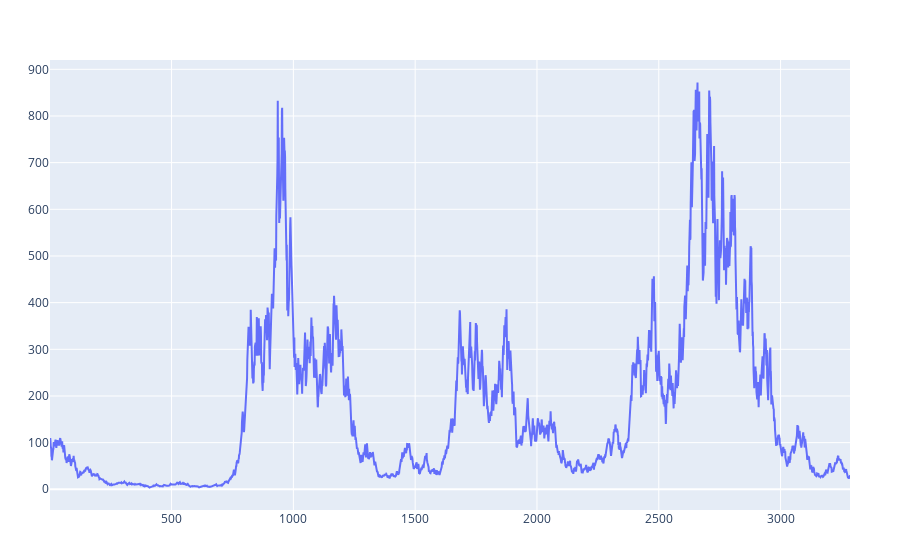
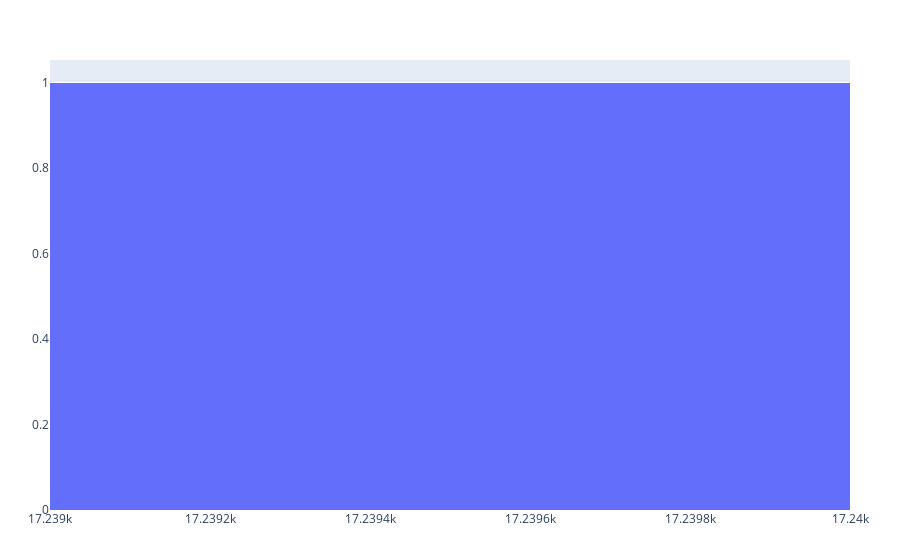

Notebook cell for these charts, in order:
### Code cell
io = initLogging()
function oneRun(rateThreshold::Float64, investDays::Int, redeemDays::Int, ll::FastList{Int}, 
        tradingDays::AbstractVector{Int}, prices::AbstractVector{Float64})
    days::Int = investDays+redeemDays
    wallet::Float64 = 0.0;
    amount = 1000.0;
    
    maxDaysHeld::Int = 0;
    minWallet = 0;
    rateGeom::Float64 = 1.0;
    totDaysHeld::Float64 = 0
    reset!(ll)
    
    for i::Int in 1:days
        for node in ll
            dayBought::Int = node.data
            daysHeld::Int = tradingDays[i] - tradingDays[dayBought]
            net_today::Float64 = net_today_f(amount, prices[dayBought], prices[i], daysHeld)
            net_today = max(net_today, 1)
            rate::Float64 = r(amount, net_today, daysHeld/365.0);
            if rate > rateThreshold || i==days
                wallet += net_today
                maxDaysHeld = max(maxDaysHeld, daysHeld);
                totDaysHeld += daysHeld;
                rateGeom = rateGeom * (1+rate)^(daysHeld/365);
                del(ll, node)                
            end
        end
        if i <= investDays
            wallet -= amount
            push!(ll, i)
        end
        minWallet = min(wallet, minWallet)

    end
    return rateGeom^(365.0/totDaysHeld) - 1, wallet;
end
function simulateWeinerMulti(tls::Vector{Tls},  d::Dict{String, Point}, investDays::Int, redeemDays::Int)
    runs::Int = 1
    
    days = investDays + redeemDays; 
    results = Vector{Float64}(undef, 0)
    
    
    rateThreshold::Float64 = .01; μ=meanNifty; σ=stdNifty;
    
    prices=Vector{Float64}(undef, days);
    tradingDays = collect(1:days)
    
    lk = Threads.SpinLock()

    Threads.@threads for run::Int in 1:runs
        tid = Threads.threadid()
        myTls = tls[tid]
        brk = false
        weiner(days, μ, σ, myTls.prices, myTls.ϕ, myTls.dist)
        display(plot(1:days, myTls.prices))
        reset!(myTls.ll)
        rateGeom, wallet = oneRun(rateThreshold, investDays, redeemDays, myTls.ll, tradingDays, myTls.prices)
        lock(lk) do
            push!(results, wallet)
        end
    end
    display( plot([histogram(x=results)]))
    println("mean is $(mean(results)), stdev is $(std(results))")
end


@time simulateWeinerMulti(tls, d, 365, 365*8)
# may 5th 2017 to nov 24 2017
flush(io)

### Figure 1 — Plotly figure (JSON) as saved in the notebook; plotly's stock layout.template omitted (floating-point values rounded to 4 significant figures; data arrays with more than 128 entries replaced by an {"elided": "..."} marker saying what was removed)
{"data": [{"type": "scatter", "x": {"elided": "3285 int values"}, "y": {"elided": "10000 float values"}}], "layout": {"autosize": true, "margin": {"b": 50, "l": 50, "r": 50, "t": 60}, "xaxis": {"autorange": true, "range": [1, 3285], "type": "linear"}, "yaxis": {"autorange": true, "range": [-44.37, 920.0], "type": "linear"}}}

### Figure 2 — Plotly figure (JSON) as saved in the notebook; plotly's stock layout.template omitted (floating-point values rounded to 4 significant figures)
{"data": [{"type": "histogram", "x": [17240.0]}], "layout": {"autosize": true, "margin": {"b": 50, "l": 50, "r": 50, "t": 60}, "xaxis": {"autorange": true, "range": [17239, 17240], "type": "linear"}, "yaxis": {"autorange": true, "range": [0, 1.053]}}}
